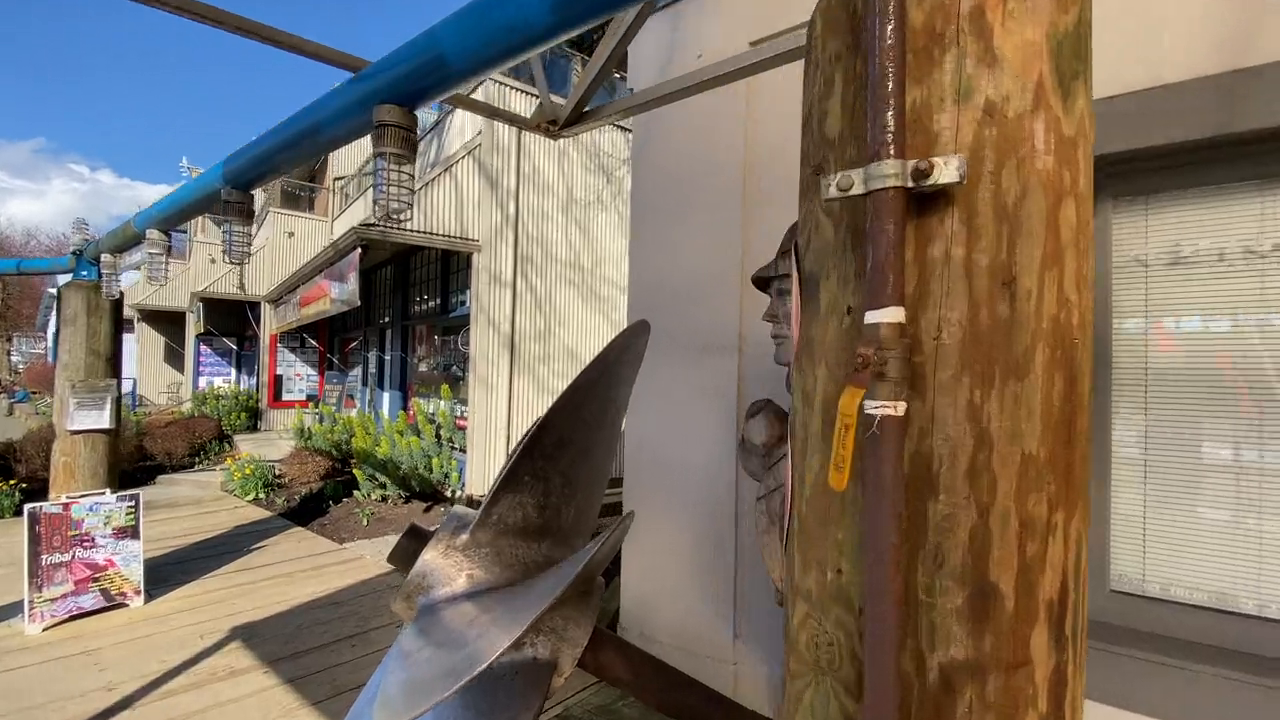
#> input picture frame 28 of video.mp4, 1280 x 720 px
$ python bgRemover.py
#> lines starting #> are read from the running program, lines starting #| are printed output that depends on the picture; after the words box and inside, x2 and y2 are one past the last pixel; in counts of white or black regions, pixels touching at a corner belong together
import cv2 as cv
sub_m=cv.createBackgroundSubtractorMOG2()
vdo=cv.VideoCapture("D:\\Research\\imageReadandWrite\\video.mp4")
while True:
    r,frame=vdo.read()
#> frame is the input picture: shape (720, 1280, 3); mean B, G, R 100.7, 113.9, 125.9
    if r==True:
        frame=cv.resize(frame,(500,380))
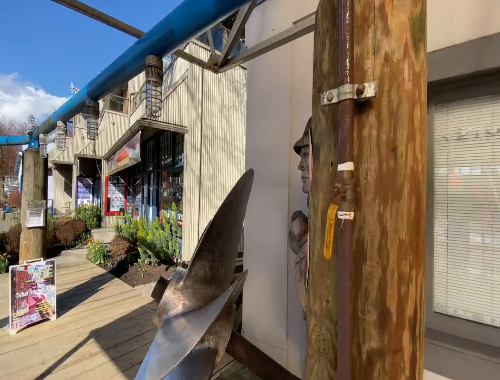
#> frame: shape (380, 500, 3); mean B, G, R 100.6, 113.8, 125.9
        sub_v=sub_m.apply(frame)
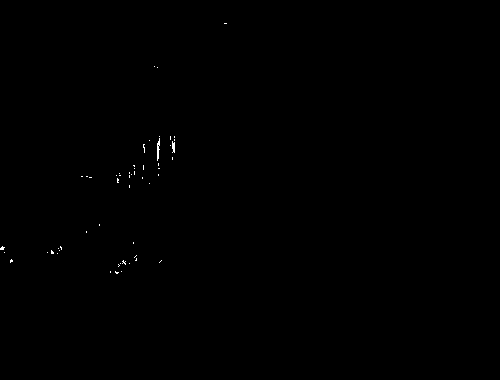
#> sub_v: shape (380, 500); values 127 (black) and 255 (white), 0.12% white in thin lines or dots, all inside (x1, y1, x2, y2) = (0, 23, 227, 274)
        cv.imshow('org',frame)
        cv.imshow('sub',sub_v)
        if cv.waitKey(25) & 0xFF==ord('q'):
#> (key q is pressed here)
            break
    else: break
vdo.release()
cv.destroyAllWindows()

$ run again, starting later in the video
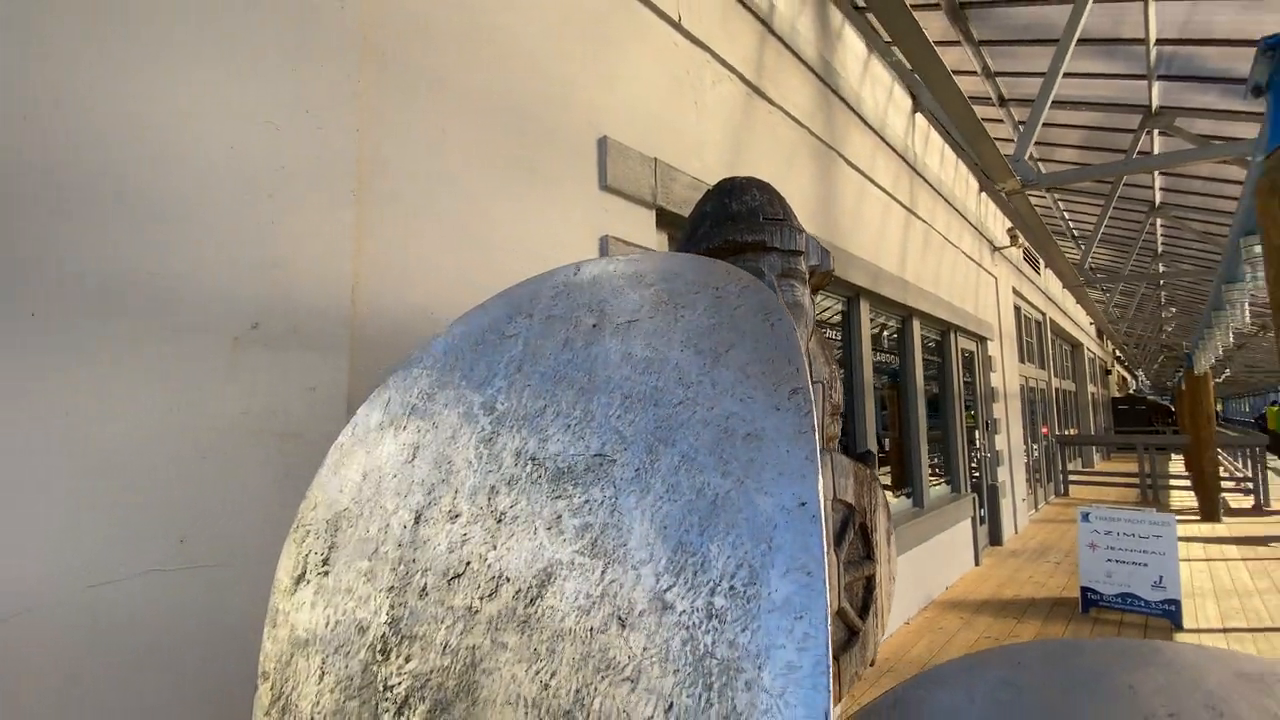
#> input picture frame 224 of video.mp4, 1280 x 720 px
#> frame is the input picture: shape (720, 1280, 3); mean B, G, R 124.8, 138, 147.2
#> `frame=cv.resize(frame,(500,380))`:
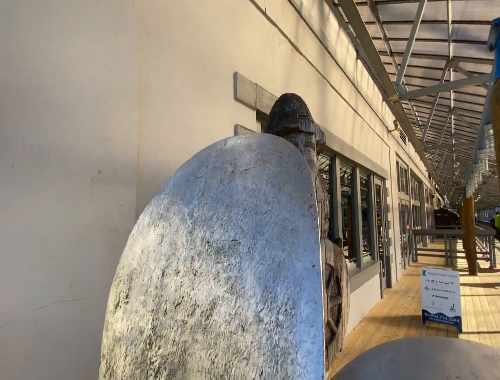
#> frame: shape (380, 500, 3); mean B, G, R 124.7, 137.9, 147.1
#> sub_v: shape (380, 500); values 127 (black) and 255 (white), 0% white in thin lines or dots, all inside (x1, y1, x2, y2) = (330, 234, 344, 237)
